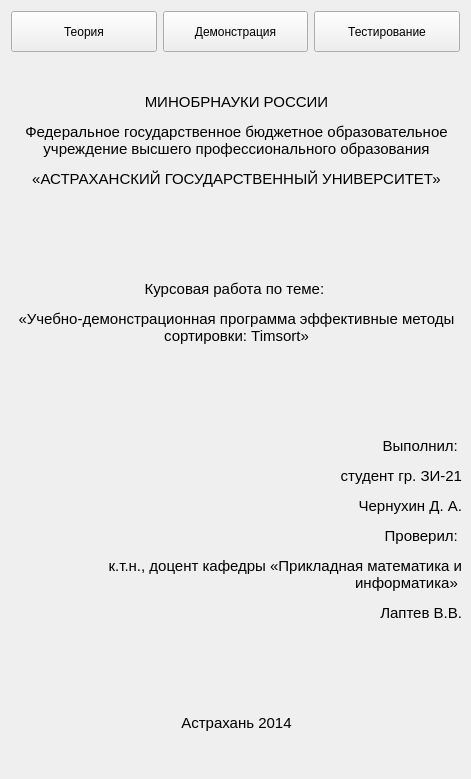
<?xml version="1.0" encoding="UTF-8"?>
<ui version="4.0">
 <class>MainWindow</class>
 <widget class="QMainWindow" name="MainWindow">
  <property name="geometry">
   <rect>
    <x>0</x>
    <y>0</y>
    <width>471</width>
    <height>779</height>
   </rect>
  </property>
  <property name="sizePolicy">
   <sizepolicy hsizetype="Fixed" vsizetype="Fixed">
    <horstretch>0</horstretch>
    <verstretch>0</verstretch>
   </sizepolicy>
  </property>
  <property name="minimumSize">
   <size>
    <width>471</width>
    <height>779</height>
   </size>
  </property>
  <property name="maximumSize">
   <size>
    <width>471</width>
    <height>779</height>
   </size>
  </property>
  <property name="windowTitle">
   <string>Курсовая</string>
  </property>
  <widget class="QWidget" name="centralWidget">
   <layout class="QGridLayout" name="gridLayout">
    <item row="0" column="0">
     <layout class="QVBoxLayout" name="verticalLayout">
      <item>
       <layout class="QHBoxLayout" name="horizontalLayout">
        <item>
         <widget class="QPushButton" name="theoryBtn">
          <property name="minimumSize">
           <size>
            <width>101</width>
            <height>41</height>
           </size>
          </property>
          <property name="text">
           <string>Теория</string>
          </property>
         </widget>
        </item>
        <item>
         <widget class="QPushButton" name="demoBnt">
          <property name="minimumSize">
           <size>
            <width>101</width>
            <height>41</height>
           </size>
          </property>
          <property name="text">
           <string>Демонстрация</string>
          </property>
         </widget>
        </item>
        <item>
         <widget class="QPushButton" name="testBtn">
          <property name="minimumSize">
           <size>
            <width>101</width>
            <height>41</height>
           </size>
          </property>
          <property name="text">
           <string>Тестирование</string>
          </property>
         </widget>
        </item>
       </layout>
      </item>
      <item>
       <widget class="QLabel" name="label">
        <property name="minimumSize">
         <size>
          <width>451</width>
          <height>651</height>
         </size>
        </property>
        <property name="text">
         <string>&lt;html&gt;&lt;head/&gt;&lt;body&gt;&lt;p align=&quot;center&quot;&gt;&lt;span style=&quot; font-size:11pt;&quot;&gt;МИНОБРНАУКИ РОССИИ&lt;/span&gt;&lt;/p&gt;&lt;p align=&quot;center&quot;&gt;&lt;span style=&quot; font-size:11pt;&quot;&gt;Федеральное государственное бюджетное образовательное учреждение высшего профессионального образования&lt;/span&gt;&lt;/p&gt;&lt;p align=&quot;center&quot;&gt;&lt;span style=&quot; font-size:11pt;&quot;&gt;«АСТРАХАНСКИЙ ГОСУДАРСТВЕННЫЙ УНИВЕРСИТЕТ»&lt;/span&gt;&lt;/p&gt;&lt;p&gt;&lt;br/&gt;&lt;/p&gt;&lt;p&gt;&lt;br/&gt;&lt;/p&gt;&lt;p align=&quot;center&quot;&gt;&lt;span style=&quot; font-size:11pt;&quot;&gt;Курсовая работа по теме: &lt;/span&gt;&lt;/p&gt;&lt;p align=&quot;center&quot;&gt;&lt;span style=&quot; font-size:11pt;&quot;&gt;«Учебно-демонстрационная программа эффективные методы сортировки: Timsort»&lt;/span&gt;&lt;/p&gt;&lt;p&gt;&lt;br/&gt;&lt;/p&gt;&lt;p&gt;&lt;br/&gt;&lt;/p&gt;&lt;p align=&quot;right&quot;&gt;&lt;span style=&quot; font-size:11pt;&quot;&gt;Выполнил: &lt;/span&gt;&lt;/p&gt;&lt;p align=&quot;right&quot;&gt;&lt;span style=&quot; font-size:11pt;&quot;&gt;студент гр. ЗИ-21&lt;/span&gt;&lt;/p&gt;&lt;p align=&quot;right&quot;&gt;&lt;span style=&quot; font-size:11pt;&quot;&gt;Чернухин Д. А.&lt;/span&gt;&lt;/p&gt;&lt;p align=&quot;right&quot;&gt;&lt;span style=&quot; font-size:11pt;&quot;&gt;Проверил: &lt;/span&gt;&lt;/p&gt;&lt;p align=&quot;right&quot;&gt;&lt;span style=&quot; font-size:11pt;&quot;&gt;к.т.н., доцент кафедры «Прикладная математика и информатика» &lt;/span&gt;&lt;/p&gt;&lt;p align=&quot;right&quot;&gt;&lt;span style=&quot; font-size:11pt;&quot;&gt;Лаптев В.В.&lt;/span&gt;&lt;/p&gt;&lt;p&gt;&lt;br/&gt;&lt;/p&gt;&lt;p&gt;&lt;br/&gt;&lt;/p&gt;&lt;p align=&quot;center&quot;&gt;&lt;span style=&quot; font-size:11pt;&quot;&gt;Астрахань 2014&lt;/span&gt;&lt;/p&gt;&lt;/body&gt;&lt;/html&gt;</string>
        </property>
        <property name="wordWrap">
         <bool>true</bool>
        </property>
       </widget>
      </item>
     </layout>
    </item>
   </layout>
  </widget>
 </widget>
 <layoutdefault spacing="6" margin="11"/>
 <resources/>
 <connections>
  <connection>
   <sender>theoryBtn</sender>
   <signal>clicked()</signal>
   <receiver>MainWindow</receiver>
   <slot>theoryBtn_Clicked()</slot>
   <hints>
    <hint type="sourcelabel">
     <x>333</x>
     <y>60</y>
    </hint>
    <hint type="destinationlabel">
     <x>289</x>
     <y>159</y>
    </hint>
   </hints>
  </connection>
 </connections>
 <slots>
  <slot>theoryBtn_Clicked()</slot>
 </slots>
</ui>
